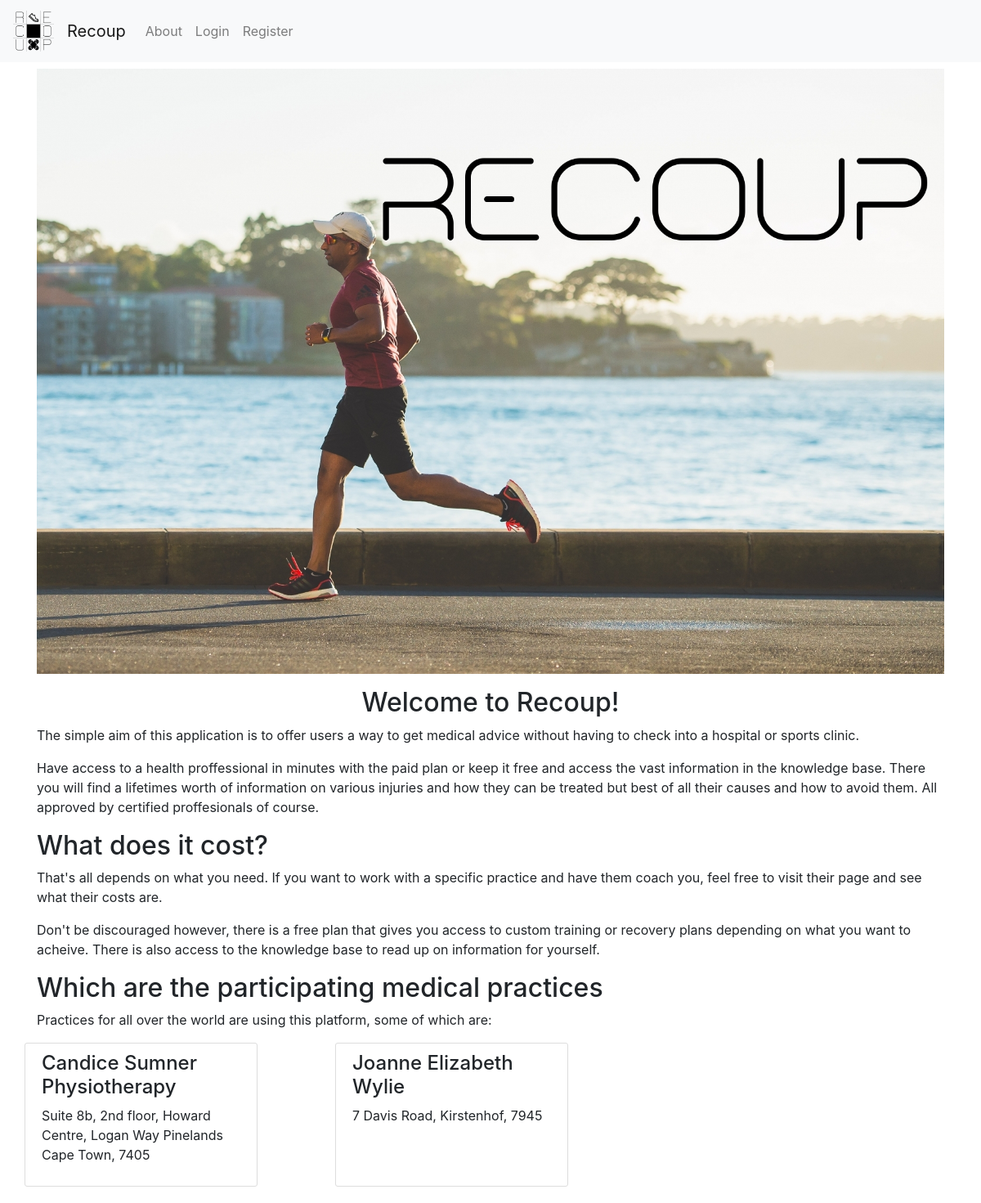
Before: / with the older database file.
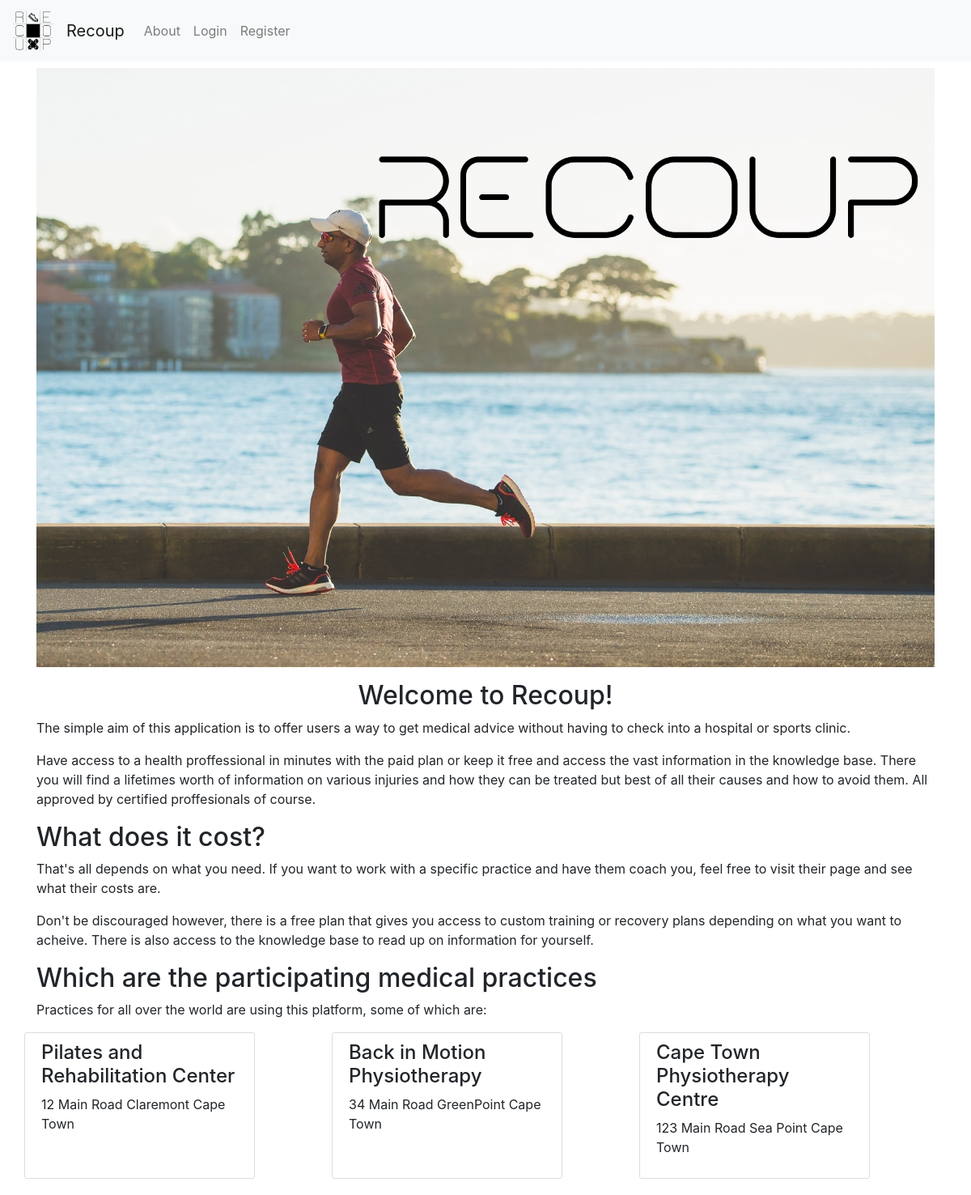
After: the same page with the newer database file.
### dashboard/models.py (models this page shows, shortened)
class Practice(models.Model):
    practice = models.CharField(max_length=100)
    owner = models.CharField(max_length=50)
    practiceNumber = models.CharField(max_length=10)
    address = models.TextField()
    contact_number = models.CharField(max_length=10)
    contact_email = models.EmailField()

### dashboard/views.py (the view)
# urls.py: path('', views.home, name="homepage"),
def home(request):
    context = {'title':'Home'}
    pracs = Practice.objects.all()[:3]
    context['practices'] = pracs
    return render(request, 'dashboard/homepage.html', context)

### dashboard/templates/dashboard/homepage.html
{% extends 'dashboard/base.html' %}
{% load static %}
{% block main_section%}
    <div>
        <img class="mb-3" src="{% static 'dashboard/splash.png'%}" width="100%" alt="">
        <h2 style="text-align: center;">Welcome to Recoup!</h2>
        <p>The simple aim of this application is to offer users a way to get medical advice without having to check into a hospital or sports clinic. </p>
        <p>Have access to a health proffessional in minutes with the paid plan or keep it free and access the vast information in the knowledge base. There you will find a lifetimes worth of information on various injuries and how they can be treated but best of all their causes and how to avoid them. All approved by certified proffesionals of course.</p>
    </div>
    <div>
        <h2>What does it cost?</h2>
        <p>That's all depends on what you need. If you want to work with a specific practice and have them coach you, feel free to visit their page and see what their costs are.</p>
        <p>Don't be discouraged however, there is a free plan that gives you access to custom training or recovery plans depending on what you want to acheive. There is also access to the knowledge base to read up on information for yourself.</p>
    </div>
    <div>
        <h2>Which are the participating medical practices</h2>
        <p>Practices for all over the world are using this platform, some of which are:</p>
        <div class="row">
            {% for practice in practices %}
                <div class="col-3" style="
                background: #ffffff;
                padding: 10px 20px;
                border: 1px solid #dddddd;
                border-radius: 3px;
                margin-bottom: 20px;">
                    <h4>{{ practice.practice }}</h4>
                    <address>{{practice.address}}</address>
                </div>
                <div class="col-1"></div>
            {% endfor %}
        </div>
    </div>
{% endblock main_section%}

### dashboard/templates/dashboard/base.html (shortened to what this page needs)
{% load static %}
<!DOCTYPE html>
<html lang="en">
    <head>
        <link rel="stylesheet" href="https://stackpath.bootstrapcdn.com/bootstrap/4.3.1/css/bootstrap.min.css">
    </head>
    <body>
        <header class="mb-2">
            <nav class="navbar navbar-expand-lg navbar-light bg-light">
                <a class="navbar-brand" href="{% url 'homepage' %}">
                    <img src="{% static 'dashboard/recoup.png'%}" width="50" height="50" alt="">
                </a>
                <a class="navbar-brand" href="{% url 'homepage' %}">Recoup</a>
                <div class="collapse navbar-collapse" id="navbarNavDropdown">
                    <ul class="navbar-nav">
                        <li class="nav-item">
                            <a class="nav-link" href="{% url 'about' %}">About</a>
                        </li>
                        {% if user.is_authenticated %}
                        <li>
                            <a class="nav-item nav-link" href="{% url 'overview' %}">My Profile</a>
                        </li>
                        <li>
                            <a class="nav-item nav-link" href="{% url 'logout' %}">Logout</a>
                        </li>
                        {% else %}
                        <li class="nav-item">
                            <a class="nav-link" href="{% url 'login' %}">Login</a>
                        </li>
                        <li class="nav-item">
                            <a class="nav-link" href="{% url 'register' %}">Register</a>
                        </li>
                        {% endif %}
                    </ul>
                </div>
            </nav>
        </header>
        <main role="main" class="container">
            <div class="row">
                <div class="col">
                    {% block main_section %}
                    {% endblock main_section %}
                </div>
            </div>
        </main>
    </body>
</html>

Changed rows visible on the page:
removed Practice: practice "Candice Sumner Physiotherapy", address "Suite 8b, 2nd floor, Howard Centre, Logan Way Pinelands Cape Town, 7405"
added Practice: practice "Pilates and Rehabilitation Center", address "12 Main Road Claremont Cape Town"
changed Practice: practice "Joanne Elizabeth Wylie" → "Back in Motion Physiotherapy"; address "7 Davis Road, Kirstenhof, 7945" → "34 Main Road GreenPoint Cape Town"
added Practice: practice "Cape Town Physiotherapy Centre", address "123 Main Road Sea Point Cape Town"
